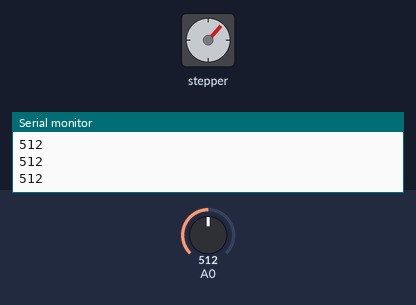
The sketch below on a simulated Arduino Uno, built with avr-gcc and run on an emulated ATmega328P. Parts: stepper motor, the last lines printed to the serial monitor. The inputs (shaded band) are chosen by the test bench; at power-on: A0 = 512. Stepper angles assume 2048 steps per turn.

Above: at 1.2 s.
1.3 s: A0 set to 716
At 1.71 s:
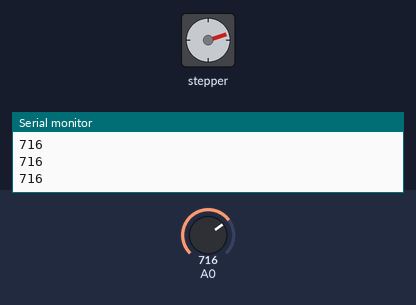
4.3 s: A0 set to 122
At 4.54 s:
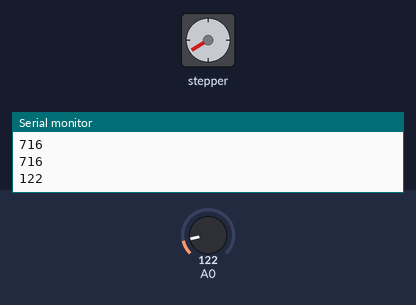
7.3 s: A0 set to 306
At 7.66 s:
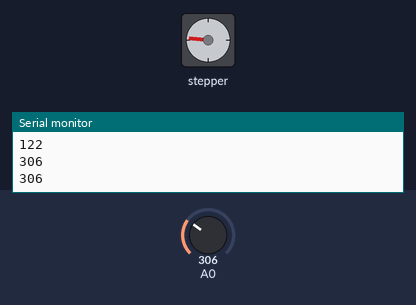
Timing chart, 0 to 16.3 s (numbered marks = the images above; inputs shaded):
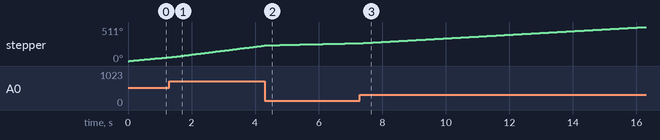

The sketch:

6.2.1._pot_adim_motor_hiz_kontrol.ino.ino
```cpp
#include <Stepper.h>
#define adim 32  //Adım motorun bir tam turu 32 parçaya(step) bölündü, dolayısıyla her bir //adımda motor 360/32=11,25 derece dönecek

// Adım motor kütüphanesi pin 8-11 arasında bağlanılarak başlatılır.
Stepper motor(adim, 8, 10, 9, 11);

void setup() {
Serial.begin(9600); //seri veri iletişimi başlatıldı.
}

void loop() {
// A0 analog değer okunur.
int sensorReading = analogRead(A0);
Serial.println(sensorReading); //okunan değer seri port ekrana yazdırılır.
// eğer değer 0 dan farklı ise...
if (sensorReading > 0) {
motor.setSpeed(sensorReading);  //analog değer, motor hızı olarak atanır.
motor.step(adim);  // motor her harekette 32 motor adımı(yaklaşık 6 derece hareket eder)
delay(10);
}
}
```
